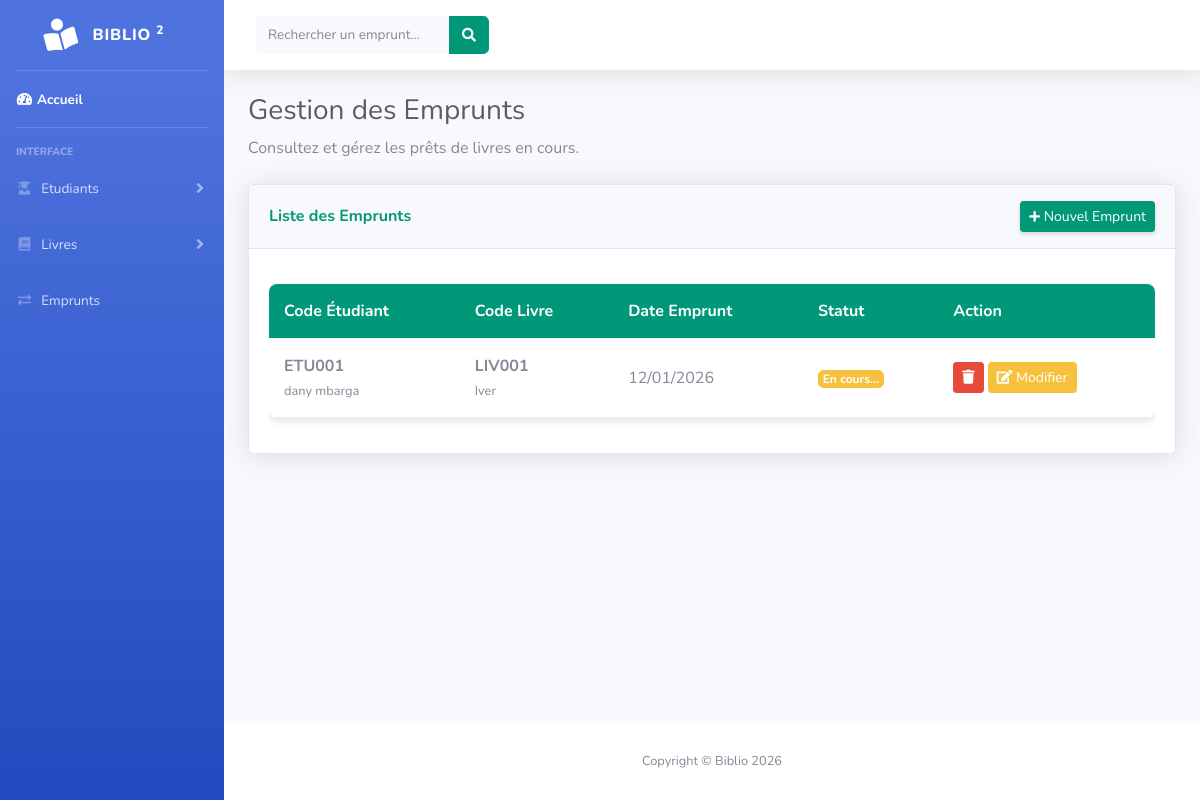
Page /view/emprunts/index.php on the committed database.
### tables this page shows
CREATE TABLE `emprunter` (
  `code_etudiant` int(11) NOT NULL,
  `code_livre` int(11) NOT NULL,
  `date_emprunt` date NOT NULL,
  KEY `emprumt_etudiant` (`code_etudiant`),
  KEY `emprunter_livre` (`code_livre`),
  CONSTRAINT `emprumt_etudiant` FOREIGN KEY (`code_etudiant`) REFERENCES `etudiant` (`code_etudiant`) ON DELETE CASCADE ON UPDATE CASCADE,
  CONSTRAINT `emprunter_livre` FOREIGN KEY (`code_livre`) REFERENCES `livre` (`code_livre`) ON DELETE CASCADE ON UPDATE CASCADE
);

CREATE TABLE `etudiant` (
  `code_etudiant` int(11) NOT NULL AUTO_INCREMENT,
  `nom` varchar(255) NOT NULL,
  `prenom` varchar(255) NOT NULL,
  `adresse` varchar(255) NOT NULL,
  `classe` varchar(255) NOT NULL,
  PRIMARY KEY (`code_etudiant`)
);

CREATE TABLE `livre` (
  `code_livre` int(11) NOT NULL AUTO_INCREMENT,
  `titre` varchar(255) NOT NULL,
  `auteur` varchar(255) NOT NULL,
  `date_edition` date NOT NULL,
  PRIMARY KEY (`code_livre`)
);

### view/emprunts/index.php (the view, shortened to what this page needs)
<?php
$host = 'localhost';
$dbname = 'biblio';
$user = 'root';
$pass = '';
try {
    $pdo = new PDO("mysql:host=$host;dbname=$dbname;charset=utf8", $user, $pass);
    $pdo->setAttribute(PDO::ATTR_ERRMODE, PDO::ERRMODE_EXCEPTION);
    $query = "SELECT e.*, et.nom, et.prenom, l.titre
              FROM emprunter e
              LEFT JOIN etudiant et ON e.code_etudiant = et.code_etudiant
              LEFT JOIN livre l ON e.code_livre = l.code_livre
              ORDER BY e.date_emprunt DESC";
    $stmt = $pdo->query($query);
    $emprunts = $stmt->fetchAll(PDO::FETCH_ASSOC);
} catch (PDOException $e) {
    die('<div class="alert alert-danger">Erreur de connexion/requête : ' . $e->getMessage() . '</div>');
}
?>
<!DOCTYPE html>
<html lang="fr">
<head>
    <link href="../../vendor/fontawesome-free/css/all.min.css" rel="stylesheet" type="text/css">
    <link href="../../css/biblio-2.css" rel="stylesheet">
</head>
<body id="page-top">
    <div id="wrapper">
        <ul class="navbar-nav bg-gradient-primary sidebar sidebar-dark accordion" id="accordionSidebar">
            <a class="sidebar-brand d-flex align-items-center justify-content-center" href="../../index.php">
                <div class="sidebar-brand-icon rotate-n-15"><i class="fas fa-book-reader"></i></div>
                <div class="sidebar-brand-text mx-3">Biblio <sup>2</sup></div>
            </a>
            <hr class="sidebar-divider my-0">
            <li class="nav-item active"><a class="nav-link" href="../../index.php"><i class="fas fa-fw fa-tachometer-alt"></i><span>Accueil</span></a></li>
            <hr class="sidebar-divider">
            <div class="sidebar-heading">Interface</div>
            <li class="nav-item">
                <a class="nav-link collapsed" href="#" data-toggle="collapse" data-target="#collapseEtudiants"><i class="fas fa-fw fa-user-graduate"></i> <span>Etudiants</span></a>
            </li>
            <li class="nav-item">
                <a class="nav-link collapsed" href="#" data-toggle="collapse" data-target="#collapseLivres"><i class="fas fa-fw fa-book"></i> <span>Livres</span></a>
            </li>
            <li class="nav-item">
                <a class="nav-link" href="../emprunts/index.php"><i class="fas fa-fw fa-exchange-alt"></i> <span>Emprunts</span></a>
            </li>
        </ul>
        <div id="content-wrapper" class="d-flex flex-column">
            <div id="content">
                <nav class="navbar navbar-expand navbar-light bg-white topbar mb-4 static-top shadow">
                    <form class="form-inline mr-auto ml-md-3 my-2 my-md-0 mw-100 navbar-search">
                        <div class="input-group">
                            <input type="text" id="searchInput" class="form-control bg-light border-0 small" placeholder="Rechercher un emprunt...">
                            <div class="input-group-append">
                                <button class="btn btn-primary" type="button"><i class="fas fa-search fa-sm"></i></button>
                            </div>
                        </div>
                    </form>
                </nav>
                <div class="container-fluid">
                    <h1 class="h3 mb-2 text-gray-800">Gestion des Emprunts</h1>
                    <p class="mb-4">Consultez et gérez les prêts de livres en cours.</p>
                    <div class="card shadow mb-4">
                        <div class="card-header py-3 d-flex justify-content-between align-items-center">
                            <h6 class="m-0 font-weight-bold text-primary">Liste des Emprunts</h6>
                            <a href="ajouter.php" class="btn btn-primary btn-sm shadow-sm"><i class="fas fa-plus fa-sm"></i> Nouvel Emprunt</a>
                        </div>
                        <div class="card-body">
                            <div class="table-responsive">
                                <table id="datatablesSimple">
                                    <thead>
                                        <tr>
                                            <th>Code Étudiant</th>
                                            <th>Code Livre</th>
                                            <th>Date Emprunt</th>
                                            <th>Statut</th>
                                            <th>Action</th>
                                        </tr>
                                    </thead>
                                  <tbody>
     <?php if (!empty($emprunts)): ?>
        <?php foreach ($emprunts as $emp): ?>
            <tr>
                <td>
                    <strong>ETU00<?= htmlspecialchars($emp['code_etudiant']) ?></strong><br>
                    <small class="text-muted"><?= htmlspecialchars($emp['nom'] . ' ' . $emp['prenom']) ?></small>
                </td>
                <td>
                    <strong>LIV00<?= htmlspecialchars($emp['code_livre']) ?></strong><br>
                    <small class="text-muted"><?= htmlspecialchars($emp['titre']) ?></small>
                </td>
                <td><?= date('d/m/Y', strtotime($emp['date_emprunt'])) ?></td>
                <td>
                    <span class="badge badge-warning">En cours...</span>
                </td>
                <td>
                    <a href="supprimer_emprunt.php?id_etudiant=<?= $emp['code_etudiant'] ?>&id_livre=<?= $emp['code_livre'] ?>"
                       class="btn btn-danger btn-sm"
                       onclick="return confirm('Supprimer cet emprunt ?')">
                        <i class="fas fa-trash"></i>
                    </a>
                    <a href="modifier.php?code_etudiant=<?= $ligne['code_etudiant'] ?>&code_livre=<?= $ligne['code_livre'] ?>&date=<?= $ligne['date_emprunt'] ?>"
                        class="btn btn-warning btn-sm">
                        <i class="fas fa-edit"></i> Modifier
                    </a>
</td>
            </tr>
        <?php endforeach; ?>
    <?php else: ?>
        <tr>
            <td colspan="5" class="text-center">Aucun emprunt enregistré.</td>
        </tr>
    <?php endif; ?>
</tbody>
                                </table>
                            </div>
                        </div>
                    </div>
                </div>
            </div>
            <footer class="sticky-footer bg-white">
                <div class="container my-auto"><div class="copyright text-center my-auto"><span>Copyright &copy; Biblio 2026</span></div></div>
            </footer>
        </div>
    </div>
</body>
</html>

### view/emprunts/index.php (style rules this page uses)
.bg-primary, .btn-primary { background-color: #009879 !important; border-color: #009879 !important; }
.text-primary { color: #009879 !important; }
#content-wrapper { width: 100%; }
#datatablesSimple { width: 100%; border-collapse: collapse; margin: 15px 0; background: white; border-radius: 8px; overflow: hidden; box-shadow: 0 4px 6px rgba(0, 0, 0, 0.1); }
#datatablesSimple thead { background-color: #009879; color: white; }
#datatablesSimple th, #datatablesSimple td { padding: 15px; text-align: left; border-bottom: 1px solid #eee; }

### rows in the picture
emprunter: code_etudiant "1", code_etudiant.prenom "dany mbarga", code_livre "1", code_livre.titre "Iver", date_emprunt "12/01/2026"
